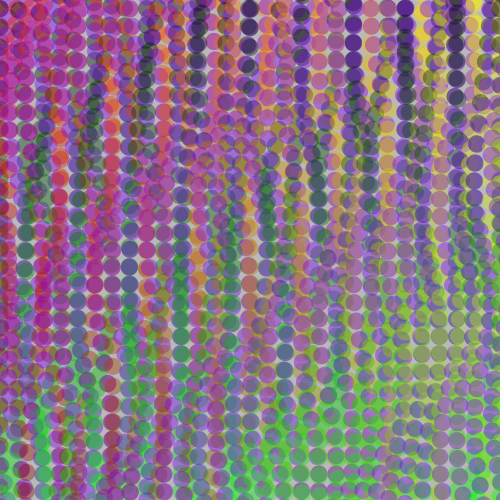
Frame 1 (no input)
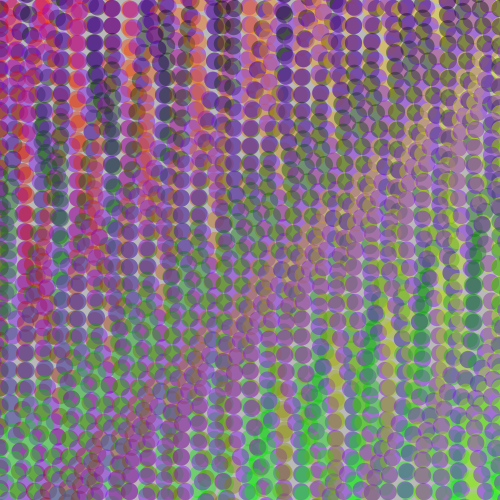
Frame 60 (the mouse pressed at the canvas centre just before this capture)
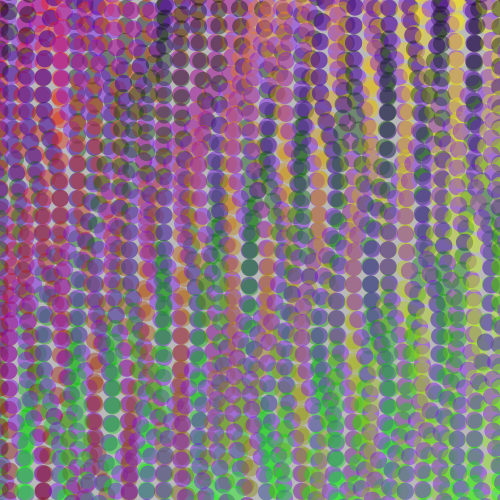
Frame 120 (the mouse held since frame 60 and released just before this capture)

The Processing sketch that drew these frames (run headless with seeded random() and noise(); from frame 60 on, the mouse is pressed at the canvas centre):

// Processing sketch: processing_150646
// ── processing_150646.pde

/*
 * Creative Coding
 * Week 2, 05 - Moving Patterns 1
 * by Indae Hwang and Jon McCormack
 * Copyright (c) 2014 Monash University
 *
 * This sketch builds on the previous sketches, drawing shapes based on the
 * current framerate. The movement of individual shapes combine to create a
 * gestalt field of motion. Use the arrow keys on your keyboard to change the
 * frame rate. 
 * 
 */

// variable used to store the current frame rate value
int frame_rate_value;

void setup() {
  size(500, 500);

  frame_rate_value = 60;
  frameRate(60);
  rectMode(CENTER);
  background(255);
}


void draw() {

  background(185,185,185);

  int num = 30;
  int margin = 0;
  float gutter = 0; //distance between each cell
  float cellsize =( width - (2 * margin) - gutter * (num - 1) ) / (num - 1);

  float circleNumber = 0; // counter
  for (int i=0; i<num; i++) {
    for (int j=0; j<num; j++) {
      //circleNumber = (i * num) + j; // different way to calculate the circle number from w2_04
      circleNumber =-i-j;

      float tx =  cellsize * i + gutter * i;
      float ty =  cellsize * j + gutter * j;

      movingCircle(tx, ty, cellsize, circleNumber);
    }
  }
} //end of draw 


void movingCircle(float x, float y, float size, float circleNum) {

  float finalAngle;
  finalAngle = frameCount + 2*circleNum;

  //the rotating angle for each tempX and tempY postion is affected by frameRate and angle;  
  float tempX =(size/2 ) * sin((x%4)*PI / 60 * finalAngle);
  float tempY = (size/2 ) * cos(4*PI / 60 * finalAngle);

 stroke(0);

  noStroke();
  fill(255-128*y/height,255*x/width,0,100);
  ellipse(x+tempX,y+tempY,size,size);
  fill(0,255*y/height,0,100);
  ellipse(x-tempX,y-tempY,size,size);
  fill(128,0,255,100);
  ellipse(x+tempY,y+tempX,size,size);
}


/*
 * keyReleased function
 *
 * called automatically by Processing when a keyboard key is released
 */
void keyReleased() {

  // right arrow -- increase frame_rate_value
  if (keyCode == RIGHT && frame_rate_value < 60) {
    frame_rate_value++;
  }

  // left arrow -- decrease frame_rate_value
  if ( keyCode == LEFT && frame_rate_value > 1) {
    frame_rate_value--;
  }

  // set the frameRate and print current value on the screen
  frameRate(frame_rate_value);
  println("Current frame Rate is: " + frame_rate_value);
}
